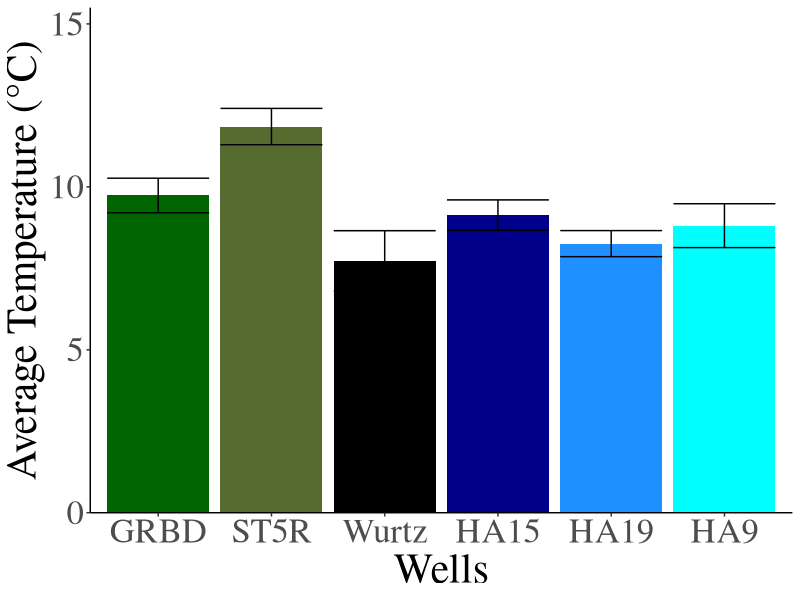

R code for this plot:
## ---- chunk 1
#setting correct working directory
setwd("~/Desktop/Stygobromus_Pop_Gen_Thesis/temperature_work")

#loading in the proper libraries
#ggplot2 was used to visualize the temp data in a bar graph
if(!require(ggplot2)){install.packages("ggplot2");library(ggplot2)}

#loading in the data
raw_temp_data <- read.csv("temperature_wells_17_19.csv", header= TRUE)
## ---- chunk 2
#creating a bar plot
ggplot(raw_temp_data, aes(x=Site, y=Temp, fill=Site)) + 
  stat_summary(fun.y="mean", geom="bar") +
  stat_summary(geom= "errorbar", fun.data=mean_se, position="dodge") +
  theme_classic(base_family="serif") +
  labs(x="Wells", y = "Average Temperature (°C)") +
  theme(axis.text=element_text(size=25),
        axis.title=element_text(size=30))+
  scale_y_continuous(expand = c(0,0),limits = c(0,15.5)) +
 scale_x_discrete(limits=c("GRBD","ST5R","Wurtz", "HA15", "HA19", "HA9")) + scale_fill_manual(values=c("darkgreen", "darkblue", "dodgerblue", "cyan", "darkolivegreen", "black")) +
  guides(fill=FALSE)

## ---- chunk 3
stat_testing <- aov(Temp ~ Site, data=raw_temp_data)
summary(stat_testing)
TukeyHSD(stat_testing)
